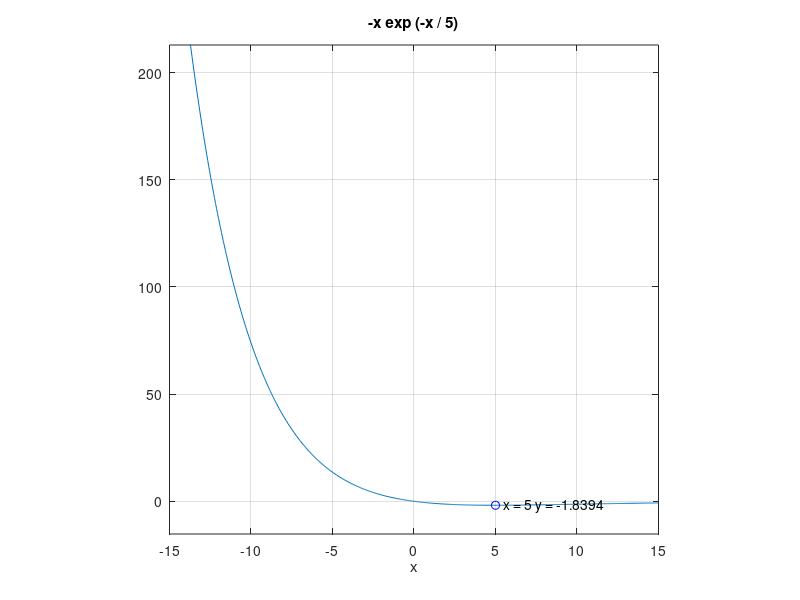

Source code (MATLAB): (Note: this script raises an error after producing the figure.)

function HW3_main
clc


[x_ans_1, y_ans_1] = HW3_1_fzero;
disp('------- fzero approach ----------');
disp(['x = ' num2str(x_ans_1)]);
disp(['y = ' num2str(y_ans_1)]);

[x_ans_2, y_ans_2] = HW3_2_fminunc;
disp('------- fminunc approach ---------');
disp(['x = ' num2str(x_ans_2)]);
disp(['y = ' num2str(y_ans_2)]);

[x_ans_3, y_ans_3] = HW3_3_approximation(0);
disp('---- approximation approach ------');
disp(['x = ' num2str(x_ans_3)]);
disp(['y = ' num2str(y_ans_3)]);

[x_ans_4, y_ans_4] = HW3_4_hybrid_Monte_Carlo;
disp('----- hybrid with Monte Carlo ------');
disp(['x = ' num2str(x_ans_4)]);
disp(['y = ' num2str(y_ans_4)]);

[x_ans_5, y_ans_5] = HW3_5_hybrid_binary_search;
disp('----- hybrid with binary search ----');
disp(['x = ' num2str(x_ans_5)]);
disp(['y = ' num2str(y_ans_5)]);
return

% Set the derivative equal to zero and solve for x* using ‘fzero’
function [min_x, min_y] = HW3_1_fzero

f = @(x) -x.*exp(-x./5);
df = @(x) -exp(-x./5) + x.*exp(-x./5)/5;

ezplot(f, [-15 15 -15 15]);
hold on
grid on
axis square

x_0 = 0;
x_root = fzero(df, x_0);
plot(x_root, f(x_root), 'bo');

text(x_root + 0.5, f(x_root), ['x = ' num2str(x_root) ' y = ' num2str(f(x_root))])

min_x = x_root;
min_y = f(x_root);

return

% Find the minimum using Matlab function ‘fminunc’
function [min_x, min_y] = HW3_2_fminunc

x_0 = 0;
options = optimoptions('fminunc','GradObj','on','Algorithm','quasi-newton');

fn = @obj_grad;
x_min_minunc = fminunc(fn, x_0, options);

min_x = x_min_minunc;
min_y = obj_grad(x_min_minunc);

return

% Object used in solution 2
function [f, df] = obj_grad(x)
    f = -x*exp(-x/5);
    df = -exp(-x/5) + x*exp(-x/5)/5;
return

% Find minimum using sequential quadratic approximation
function [min_x, min_y] = HW3_3_approximation(x)

disp('****************************************************');
disp(['Starting point of SQA is: ' x]);
x_0 = x;
x_Delta = 1;
x_Delta_star_min = 0.05;
f_Delta_star_min = 0.05;
x_Delta_star = realmax;
f_Delta_star = realmax;

f = @(x) -x.*exp(-x./5);

x_1 = x_0 + x_Delta;
x_2 = x_0 + 2*x_Delta;

f_0 = f(x_0);
f_1 = f(x_1);
f_2 = f(x_2);

a = [x_0^2, x_0, 1; x_1^2, x_1, 1; x_2^2, x_2, 1];
b = [f_0; f_1; f_2];

c = a\b;

p = @(x) c(1)*x.^2 + x.*c(2) + c(3);
figure 
subplot(1, 2, 1)
fplot(f, [0 30], '-');
title('Original Function');
axis square

subplot(1, 2, 2)
fplot(p, [0 10], '-.*');
hold on
grid on
title('Sequential Quadratic Approximation');
axis square

x_star = -c(2)/(2*c(1));

while c(1) > 0 && (x_Delta_star >= x_Delta_star_min || f_Delta_star >= f_Delta_star_min)
    
    
    x_0 = x_star - x_Delta;
    x_1 = x_star;
    x_2 = x_star + x_Delta;
    
    f_0 = f(x_0);
    f_1 = f(x_1);
    f_2 = f(x_2);
    
    a = [x_0^2, x_0, 1; x_1^2, x_1, 1; x_2^2, x_2, 1];
    b = [f_0; f_1; f_2];
    
    c = a\b;
    
    p = @(x) c(1)*(x.^2) + x.*c(2) + c(3);
    x_Delta_star = abs(x_star - (-c(2)/(2*c(1))));
    f_Delta_star = abs(f(x_star)- f(-c(2)/(2*c(1))));
    x_star = -c(2)/(2*c(1));
    fplot(p, [0 10],'-.*');
    
    disp(['c(1): ' num2str(c(1))]);
    disp(['x_Delta: ' num2str(x_Delta)]);
    disp(['x_Delta_star: ' num2str(x_Delta_star)]);
    disp(['f_Delta_star: ' num2str(f_Delta_star)]);
    disp(['x_star: ' num2str(x_star)]);
    disp('Condition status after this round is shown as below:');
    disp(c(1) > 0);
    disp(x_Delta_star >= x_Delta_star_min);
    disp(f(x_star) >= f_Delta_star_min);
    
    if x_Delta_star >= x_Delta
        x_Delta = x_Delta/2;
        disp('hit delta_x changing point');
    end
    
    disp('****************************************************');
end

hold off

min_x = x_star;
min_y = f(x_star);

return

% Use Monte Carlo / Quadratic hybrid method
function [min_x, min_y] = HW3_4_hybrid_Monte_Carlo

d = 10;
x = random('uniform', 0, d, 5, 1);
f = -x.*exp(-x./5);

fplot(@(x) -x.*exp(-x./5), [0 10]);

hold on
grid on
axis square

[F, I] = sort(f);
disp(['x_star of MC: ' num2str(x(I(1))) ])
disp(['f_star of MC: ' num2str(F(1)) ])
plot(x(I(1)), F(1), 'rs');

[min_x, min_y] = HW3_3_approximation(x(I(1)));

return

% Use binary search / quadratic hybrid method
function [min_x, min_y] = HW3_5_hybrid_binary_search

f = @(x) -x.*exp(-x./5);

x_Cur = 0;
f_Pre = realmax;
f_Cur = f(x_Cur);
x_Delta = 3;

while f_Pre > f_Cur && x_Cur + x_Delta <= 30
    f_Pre = f_Cur;
    x_Cur = x_Cur + x_Delta;
    f_Cur = f(x_Cur);
end

x_0 = x_Cur - x_Delta;
[min_x, min_y] = HW3_3_approximation(x_0);

return
